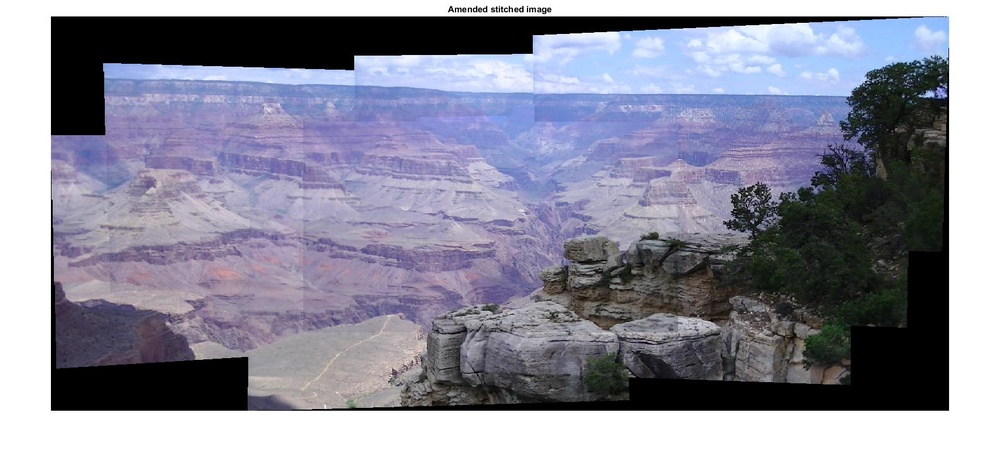
//> input picture image_stitching/grandCanyon_res1.jpg, 1000 x 450 px, shrunk from 1708 x 769 before the run, given in place of IMG_9890.MOV, which was not available
$ ./test   (built with g++ and OpenCV 4)
//> lines starting //> are read from the running program, lines starting //| are printed output that depends on the picture; after the words box and inside, x2 and y2 are one past the last pixel; in counts of white or black regions, pixels touching at a corner belong together; pictures that were not available may be replaced by others from this repository, and a replacement may not be noted
#include "opencv2/opencv.hpp"
using namespace cv;
int main(int, char**)
{
    //VideoCapture cap(0); // open the default camera
    //VideoCapture cap(1); // open the second camera
    VideoCapture cap("IMG_9890.MOV"); // open the second camera
    if(!cap.isOpened())  // check if we succeeded
        return -1;
    Mat edges;
    namedWindow("edges",1);
    int count = 0;
    for(;;)
    {
        count++;
        Mat frame;
        cap >> frame; // get a new frame from camera
//> frame is the input picture: 450 rows x 1000 cols, CV_8UC3; mean B, G, R 154, 137.8, 137.5

//write to file
// Save the frame into a file
std::string filename = ".jpg";
filename = std::to_string(count) + filename;
imwrite(filename, frame); // A JPG FILE IS BEING SAVED

        cvtColor(frame, edges, COLOR_BGR2GRAY);
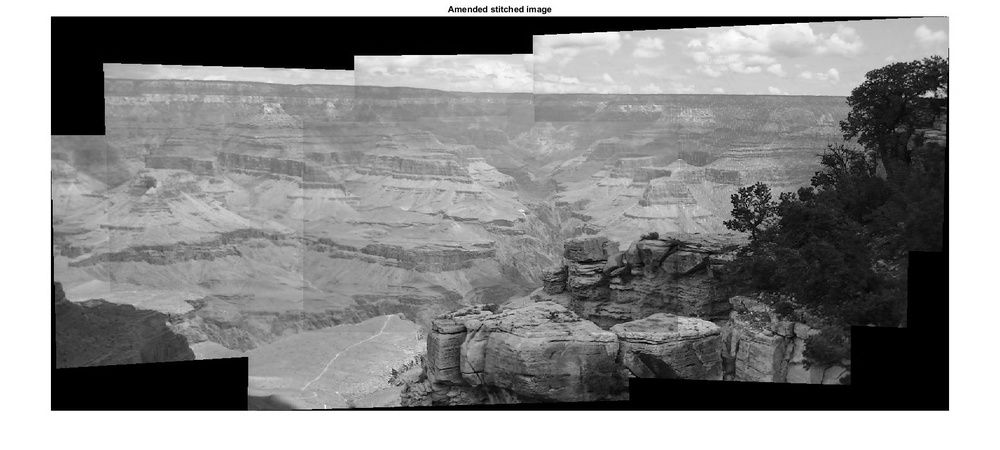
//> edges: 450 rows x 1000 cols, CV_8UC1; min 0, max 255, mean 139.5
        GaussianBlur(edges, edges, Size(7,7), 1.5, 1.5);
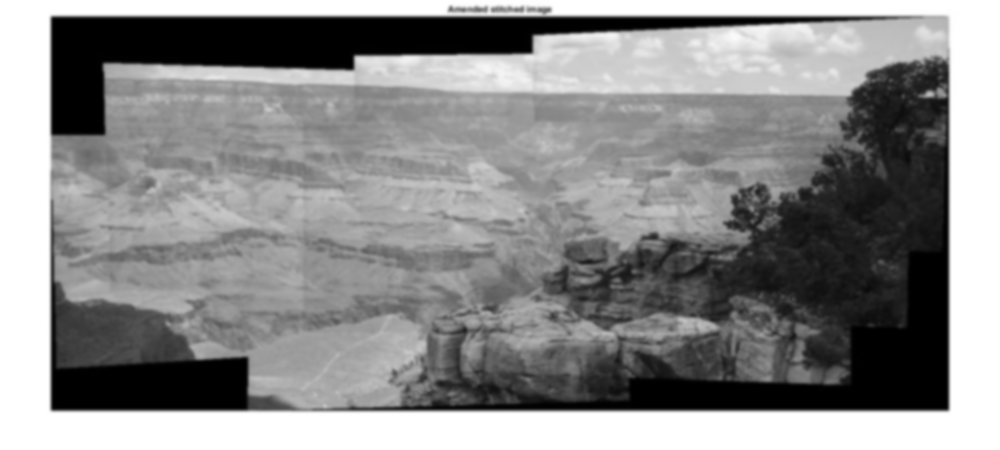
//> edges: 450 rows x 1000 cols, CV_8UC1; min 0, max 255, mean 139.5
        Canny(edges, edges, 0, 30, 3);
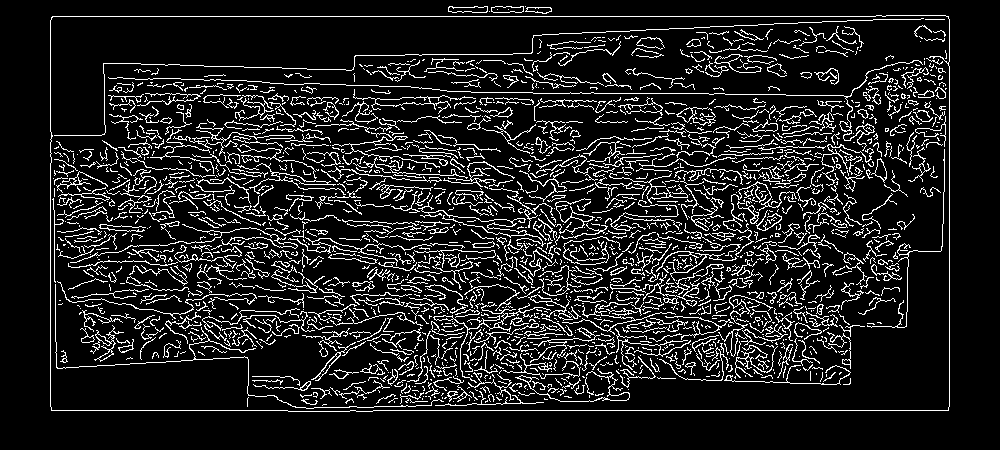
//> edges: 450 rows x 1000 cols, CV_8UC1; 12.3% white in thin lines or dots, all inside (x1, y1, x2, y2) = (50, 6, 950, 412)
        imshow("edges", edges);
        if(waitKey(30) >= 0) break;
//> the Esc key is pressed
    }
    // the camera will be deinitialized automatically in VideoCapture destructor
    return 0;
}
